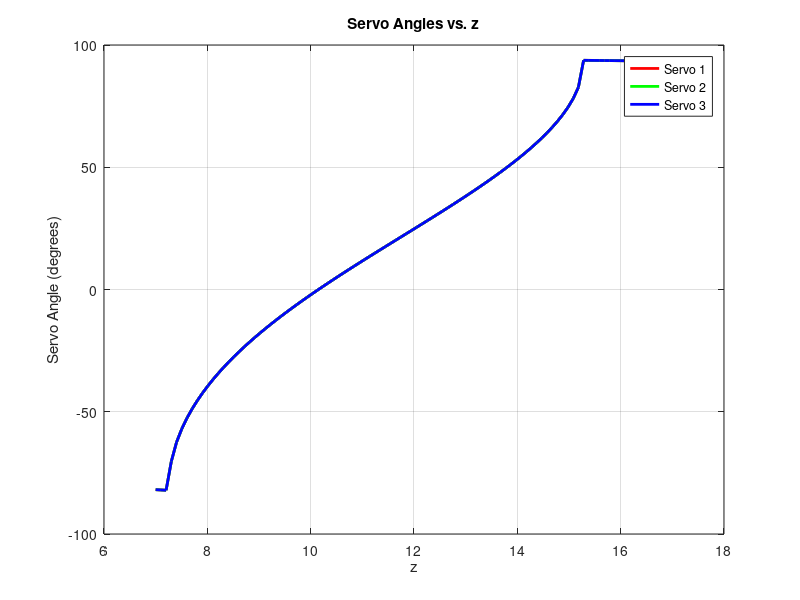
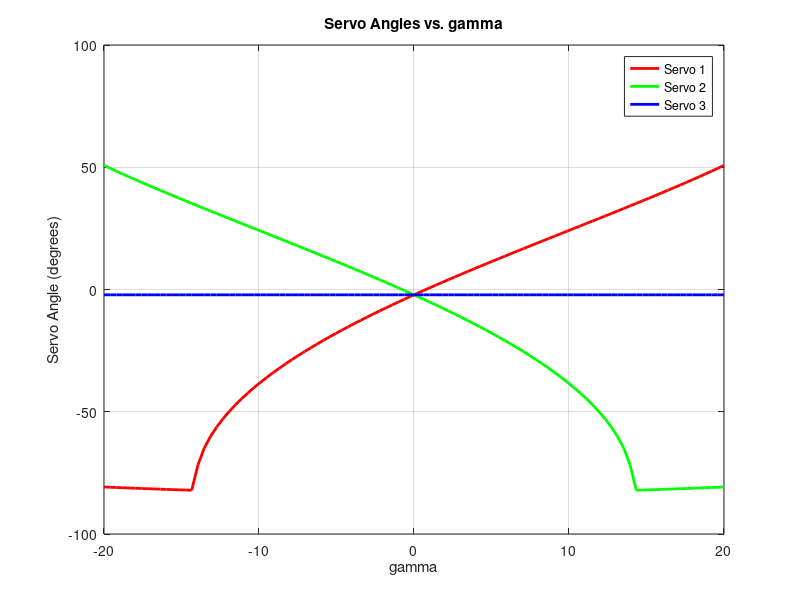
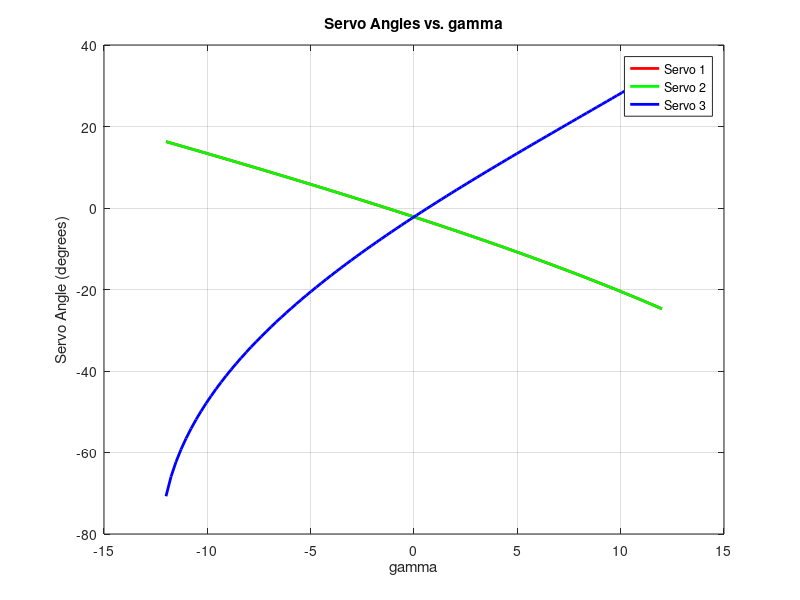
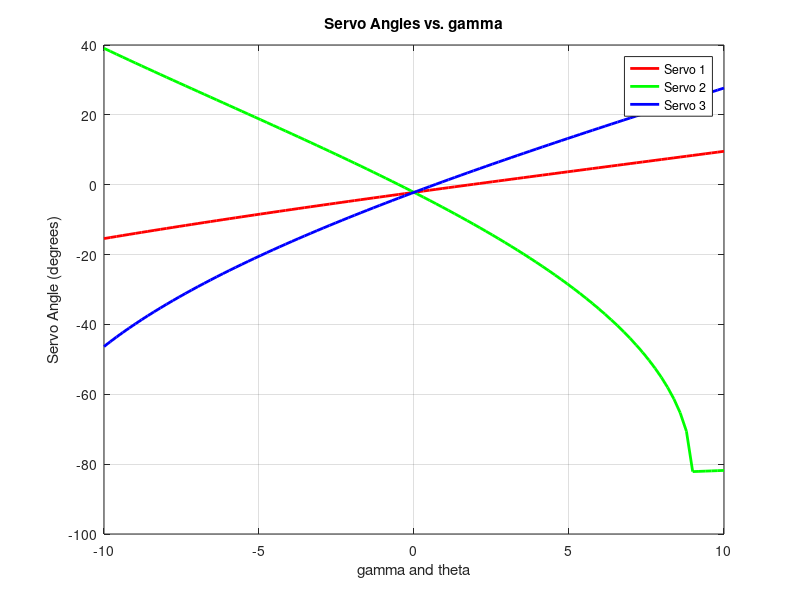

Write the MATLAB code that produced these figures, in order.
clear

L_1 = 4;
L_2 = 9.8;

L = 22.5;
h = L*sqrt(3.0/4.0);

gamma_deg = 0;
gamma = gamma_deg/180*pi;

theta_deg = 0;
theta = theta_deg/180*pi;
z = 10; % 7.3 - 15.2
z_values = linspace(7, 17, 100); % Variable z capped between 8 and 15
x = 1;

p1 = [-L/2; -h/3; 0; 1];
p2 = [L/2; -h/3; 0; 1];
p3 = [0; 2*h/3; 0; 1];

%% Z CODE
servoAnglesDegVisual = zeros(100,3);
for i = 1:100
    q = z_values(1,i);

    rota = [
    cos(gamma), sin(gamma)*cos(theta), sin(gamma)*cos(theta), 0;
    0, cos(theta), -sin(theta), 0;
    -sin(gamma), cos(gamma) * sin(theta), cos(gamma)*cos(theta), q;
    0, 0, 0, 1
    ];

    a = rota*p1;
    b = rota*p2;
    c = rota*p3;

    posVec = [a b c];

    servoAng = [0 0 0];
    
    for y = 1:3
        alfa = acos((L_2^2+L_1^2-x^2-posVec(3,y)^2)/(2*L_1*sqrt(x^2+posVec(3,y)^2)));
        beta = atan(posVec(3,y)/x);
        servoAnglesDegVisual(i,y) = (alfa-beta)*180/pi;
    end
end

%% GAMMA CODE
GservoAnglesDegVisual = zeros(100,3);
for i = 1:100
    gamma1 = linspace(-20,20,100)*pi/180;

    Grota = [
    cos(gamma1(1,i)), sin(gamma1(1,i))*cos(theta), sin(gamma1(1,i))*cos(theta), 0;
    0, cos(theta), -sin(theta), 0;
    -sin(gamma1(1,i)), cos(gamma1(1,i)) * sin(theta), cos(gamma1(1,i))*cos(theta), z;
    0, 0, 0, 1
    ];

    Ga = Grota*p1;
    Gb = Grota*p2;
    Gc = Grota*p3;

    GposVec = [Ga Gb Gc];
    
    for y = 1:3
        Galfa = acos((L_2^2+L_1^2-x^2-GposVec(3,y)^2)/(2*L_1*sqrt(x^2+GposVec(3,y)^2)));
        Gbeta = atan(GposVec(3,y)/x);
        GservoAnglesDegVisual(i,y) = (Galfa-Gbeta)*180/pi;
    end
end
%% THETA CODE
TservoAnglesDegVisual = zeros(100,3);
for i = 1:100
    theta1 = linspace(-12,12,100)*pi/180;

    Trota = [
    cos(gamma), sin(gamma)*cos(theta1(1,i)), sin(gamma)*cos(theta1(1,i)), 0;
    0, cos(theta1(1,i)), -sin(theta1(1,i)), 0;
    -sin(gamma), cos(gamma) * sin(theta1(1,i)), cos(gamma)*cos(theta1(1,i)), z;
    0, 0, 0, 1
    ];

    Ta = Trota*p1;
    Tb = Trota*p2;
    Tc = Trota*p3;

    TposVec = [Ta Tb Tc];
    
    for y = 1:3
        Talfa = acos((L_2^2+L_1^2-x^2-TposVec(3,y)^2)/(2*L_1*sqrt(x^2+TposVec(3,y)^2)));
        Tbeta = atan(TposVec(3,y)/x);
        TservoAnglesDegVisual(i,y) = (Talfa-Tbeta)*180/pi;
    end
end
%% THETA AND GAMMA
AservoAnglesDegVisual = zeros(100,3);
for i = 1:100
    gamma2 = linspace(-10,10,100)*pi/180;
    theta2 = linspace(-10,10,100)*pi/180;

    Arota = [
    cos(gamma2(1,i)), sin(gamma2(1,i))*cos(theta2(1,i)), sin(gamma2(1,i))*cos(theta2(1,i)), 0;
    0, cos(theta2(1,i)), -sin(theta2(1,i)), 0;
    -sin(gamma2(1,i)), cos(gamma2(1,i)) * sin(theta2(1,i)), cos(gamma2(1,i))*cos(theta2(1,i)), z;
    0, 0, 0, 1
    ];

    Aa = Arota*p1;
    Ab = Arota*p2;
    Ac = Arota*p3;

    AposVec = [Aa Ab Ac];
    
    for y = 1:3
        Aalfa = acos((L_2^2+L_1^2-x^2-AposVec(3,y)^2)/(2*L_1*sqrt(x^2+AposVec(3,y)^2)));
        Abeta = atan(AposVec(3,y)/x);
        AservoAnglesDegVisual(i,y) = (Aalfa-Abeta)*180/pi;
    end
end
%% Z VIZ
figure
plot(z_values, servoAnglesDegVisual(:, 1), 'r', 'LineWidth', 2);
hold on
plot(z_values, servoAnglesDegVisual(:, 2), 'g', 'LineWidth', 2);
plot(z_values, servoAnglesDegVisual(:, 3), 'b', 'LineWidth', 2);

% Add labels and legend
xlabel('z');
ylabel('Servo Angle (degrees)');
title('Servo Angles vs. z');
legend('Servo 1', 'Servo 2', 'Servo 3');
grid on;

%% GAMMA VIZ
figure;
plot(gamma1*180/pi, GservoAnglesDegVisual(:, 1), 'r', 'LineWidth', 2);
hold on
plot(gamma1*180/pi, GservoAnglesDegVisual(:, 2), 'g', 'LineWidth', 2);
plot(gamma1*180/pi, GservoAnglesDegVisual(:, 3), 'b', 'LineWidth', 2);

% Add labels and legend
xlabel('gamma');
ylabel('Servo Angle (degrees)');
title('Servo Angles vs. gamma');
legend('Servo 1', 'Servo 2', 'Servo 3');
grid on;
%% THETA VIZ
figure
plot(theta1*180/pi, TservoAnglesDegVisual(:, 1), 'r', 'LineWidth', 2);
hold on
plot(theta1*180/pi, TservoAnglesDegVisual(:, 2), 'g', 'LineWidth', 2);
plot(theta1*180/pi, TservoAnglesDegVisual(:, 3), 'b', 'LineWidth', 2);

xlabel('gamma');
ylabel('Servo Angle (degrees)');
title('Servo Angles vs. gamma');
legend('Servo 1', 'Servo 2', 'Servo 3');
grid on;

%% ALL VIZ
figure
plot(theta2*180/pi, AservoAnglesDegVisual(:, 1), 'r', 'LineWidth', 2);
hold on
plot(theta2*180/pi, AservoAnglesDegVisual(:, 2), 'g', 'LineWidth', 2);
plot(theta2*180/pi, AservoAnglesDegVisual(:, 3), 'b', 'LineWidth', 2);

xlabel('gamma and theta');
ylabel('Servo Angle (degrees)');
title('Servo Angles vs. gamma');
legend('Servo 1', 'Servo 2', 'Servo 3');
grid on;

